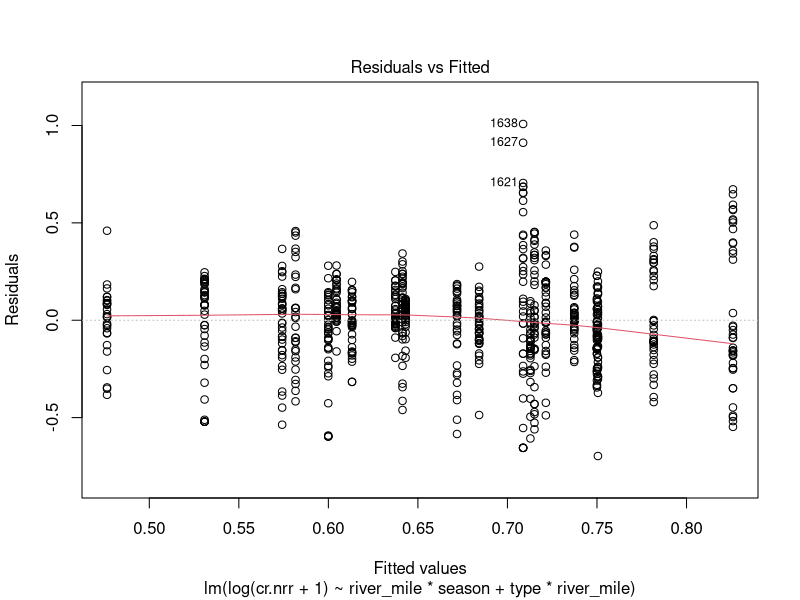
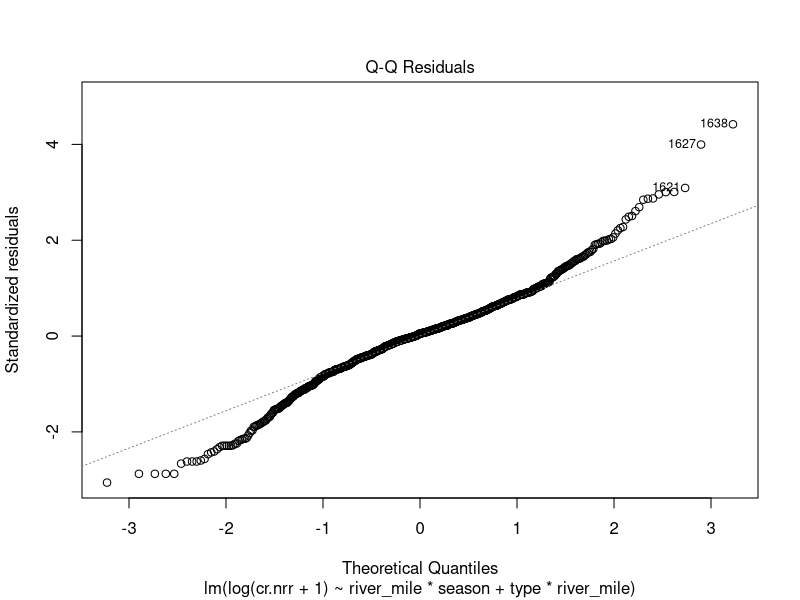
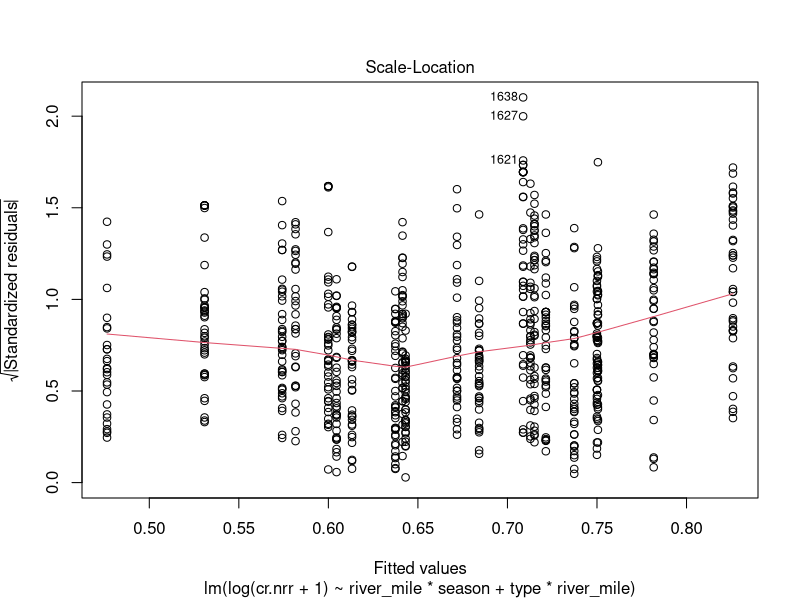
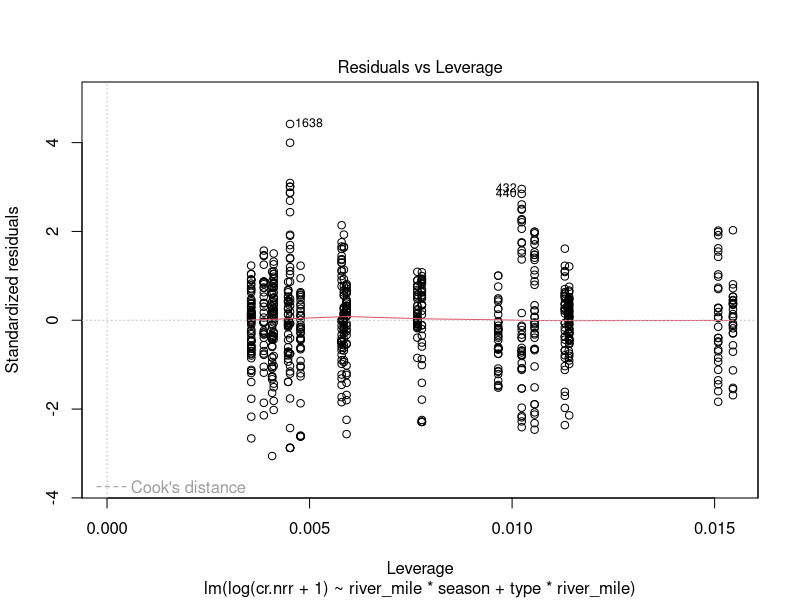
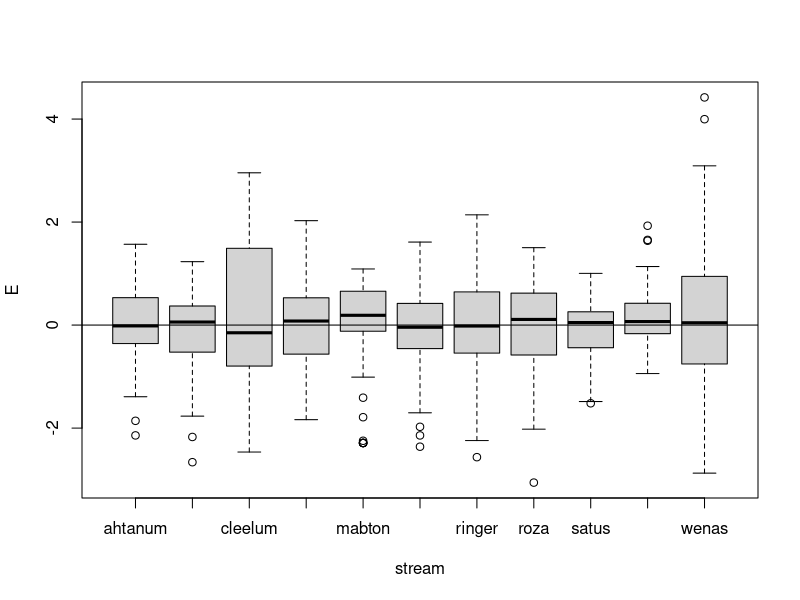
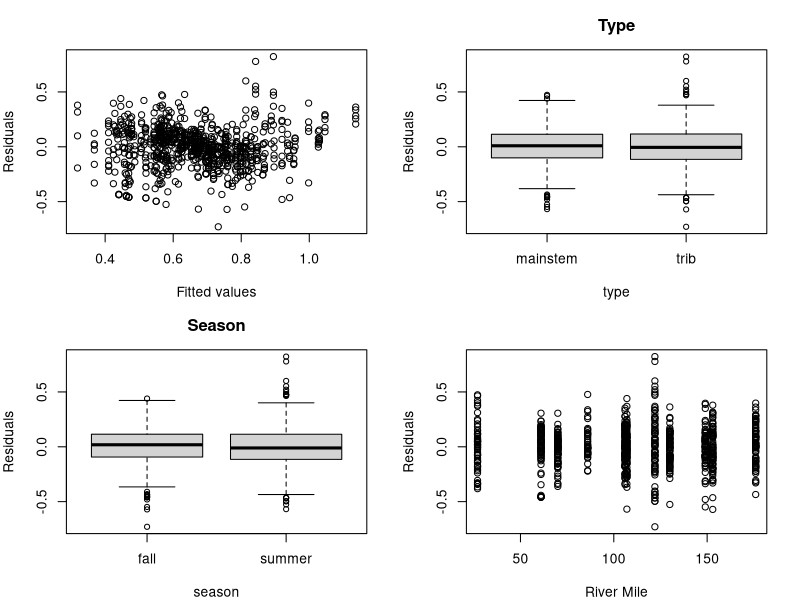
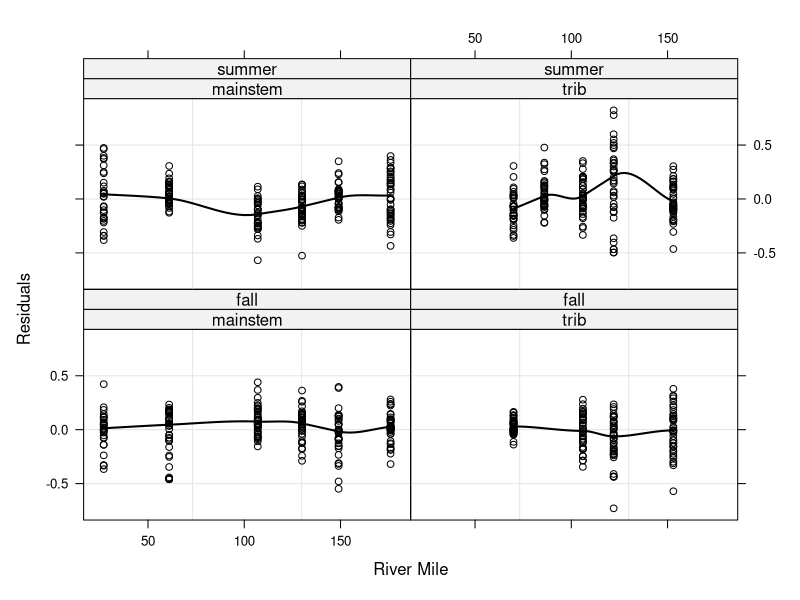
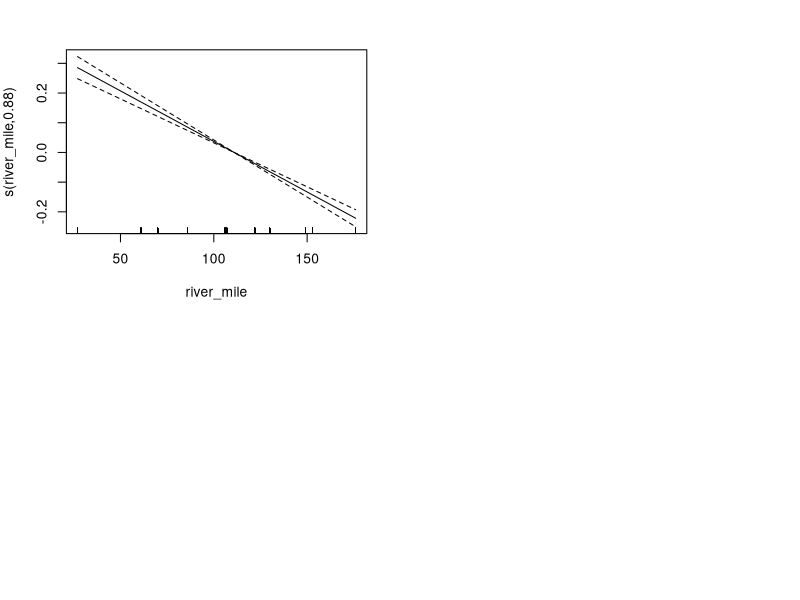

Here is the R script that generated these plots, in order: (Note: this script raises an error after producing the figures.)
#packages
library(nlme)
library(plyr)
library(dplyr)
library(ggplot2)
library(tidyr)
library(lmtest)
library(lattice)

#data (created in "all sites" by combining NDS files and water chem file)
nds_chem<-read.csv("NDS_chem_all.csv")
nds_chem$river_mile<-ifelse(nds_chem$stream=="ahtanum", 106, nds_chem$river_mile)

nds_s<-subset(nds_chem, top=="sponge")
nds_s <- subset(nds_s, !(is.na(nds_s$cr.nrr)))

#NRR model, based on plots
#start with fixed effects and then test if adding random effects improves the model
#M1 is all the variables and interactions (except nutrient, which we want to model as a random effect)
M1<-lm(log(cr.nrr+1)~river_mile*season + type*river_mile, nds_s) #needed to log nrr to account for heteroscedasticity in residuals
plot(M1)
E<-rstandard(M1)
boxplot(E~stream, data=nds_s)
abline(0,0)
#none of the boxplots are completely above or below the 0 line, so don't need to include stream as random variable.

#now, use gls so can compare with lme
M1<-gls(log(cr.nrr+1)~river_mile*season + type*river_mile, nds_s)
M1a<-lme(log(cr.nrr+1)~river_mile*season + type*river_mile,random = ~1+river_mile|nutrient, 
         method="REML", nds_s)

anova(M1, M1a)
#       Model df   AIC        BIC    logLik   Test  L.Ratio p-value
#M1      1  7  -19.91584   12.79725  16.95792                        
#M1a     2 10 -280.61663 -233.88365 150.30832 1 vs 2 266.7008  <.0001

#SO much better with random effects. Now: check the random structure. try a random intercept - meaning the slope
#is consistent among nutrient treatments but the slope is not 
#(so changes with river mile in same way, but overall response is higher or lower)

M1b<-lme(log(cr.nrr+1)~river_mile*season + type*river_mile,random = ~1|nutrient, 
         method="REML", nds_s)
anova(M1a, M1b)
#   Model df       AIC       BIC   logLik   Test  L.Ratio p-value
#M1a     1 10 -280.6166 -233.8836 150.3083                        
#M1b     2  8 -206.2294 -168.8430 111.1147 1 vs 2 78.38723  <.0001

#random slope and intercept is best

#now optimize the fixed part
summary(M1a)
#                           Value  Std.Error  DF   t-value p-value
#(Intercept)              0.4326074 0.03912778 784 11.056273  0.0000
#river_mile               0.0016092 0.00062091 784  2.591679  0.0097
#seasonsummer             0.1054820 0.03818589 784  2.762328  0.0059
#typetrib                 0.2675061 0.04479698 784  5.971522  0.0000
#river_mile:seasonsummer  0.0000384 0.00032168 784  0.119479  0.9049
#river_mile:typetrib     -0.0024235 0.00038684 784 -6.264750  0.0000

#consider dropping river mile*season interaction. to test, compare logLikelihood ratio
M1a<-lme(log(cr.nrr+1)~river_mile*season + type*river_mile,random = ~1+river_mile|nutrient, 
         method="REML", nds_s)
M2a<-lme(log(cr.nrr+1)~river_mile+season + type*river_mile,random = ~1+river_mile|nutrient, 
         method="REML", nds_s)

lrtest(M1a, M2a) #to compare the two models
#Model 1: log(cr.nrr + 1) ~ river_mile * season + type * river_mile
#Model 2: log(cr.nrr + 1) ~ river_mile + season + type * river_mile
#   Df LogLik Df  Chisq Pr(>Chisq)    
#1  10 150.31                         
#2   9 157.43 -1 14.232  0.0001616 ***
#conclude that river_mile*season interaction not significant b/c model is better without it

#next, drop interaction b/n river mile and stream typ.
M3a<-lme(log(cr.nrr+1)~river_mile +season + type,random = ~1+river_mile|nutrient, 
         method="REML", nds_s)
lrtest(M2a, M3a)
#Model 1: log(cr.nrr + 1) ~ river_mile + season + type * river_mile
#Model 2: log(cr.nrr + 1) ~ river_mile + season + type
#Df LogLik Df  Chisq Pr(>Chisq)    
#1   9 157.43                         
#2   8 145.18 -1 24.499  7.433e-07 ***
#conclude that river_mile*type interaction significant. Best model still M2a

#next, drop season
M4a<-lme(log(cr.nrr+1)~river_mile +type*river_mile,random = ~1+river_mile|nutrient, 
         method="REML", nds_s)
lrtest(M2a, M4a)
#Model 1: log(cr.nrr + 1) ~ river_mile + season + type * river_mile
#Model 2: log(cr.nrr + 1) ~ river_mile + type * river_mile
#Df LogLik Df  Chisq Pr(>Chisq)    
#1   9 157.43                         
#2   8 128.87 -1 57.104  4.133e-14 ***

#conclude that M2a still best
#now eliminate type
M5a<-lme(log(cr.nrr+1)~river_mile ,random = ~1+river_mile|nutrient, 
         method="REML", nds_s)
lrtest(M2a, M5a)
#Model 1: log(cr.nrr + 1) ~ river_mile + season + type * river_mile
#Model 2: log(cr.nrr + 1) ~ river_mile
#Df LogLik Df Chisq Pr(>Chisq)    
#1   9 157.43                        
#2   6 118.75 -3 77.35  < 2.2e-16 ***

#CONCLUSION: best model: log(cr.nrr+1)~river_mile+season + type*river_mile,random = ~1+river_mile|nutrient)
#IOW: NRR for CR is predicted by river mile, season, and stream type, with a different relationship
#with river mile, depending on stream type. The slope and intercept vary for each nutrient treatment.

summary(M2a)
#Random effects:
#  Formula: ~1 + river_mile | nutrient
#Structure: General positive-definite, Log-Cholesky parametrization
#             StdDev      Corr  
#(Intercept) 0.072670706 (Intr)
#river_mile  0.001613624 -0.894
#Residual    0.189145517       

#Fixed effects: log(cr.nrr + 1) ~ river_mile + season + type * river_mile 
#                       Value  Std.Error  DF   t-value p-value
#(Intercept)          0.4304319 0.03463478 785 12.427738  0.0000
#river_mile           0.0016288 0.00059886 785  2.719851  0.0067
#seasonsummer         0.1097521 0.01345564 785  8.156583  0.0000
#typetrib             0.2673480 0.04474965 785  5.974304  0.0000
#river_mile:typetrib -0.0024225 0.00038652 785 -6.267546  0.0000

#Correlation: 
#                     (Intr) rvr_ml ssnsmm typtrb
#river_mile          -0.810                     
#seasonsummer        -0.193 -0.001              
#typetrib            -0.307  0.138 -0.065       
#river_mile:typetrib  0.267 -0.143  0.053 -0.953

#Standardized Within-Group Residuals:
#  Min          Q1         Med          Q3         Max 
#-3.85610090 -0.54560536  0.01397457  0.60660720  4.34598363 

#Number of Observations: 797
#Number of Groups: 8 

E<-resid(M2a)
F2<-fitted(M2a)
op<-par(mfrow=c(2,2), mar=c(4,4,3,2))
plot(x=F2, y=E, xlab="Fitted values", ylab="Residuals")
boxplot(E~type, data=nds_s, main="Type", ylab="Residuals")
boxplot(E~season, data=nds_s, main="Season", ylab="Residuals")
plot(x=nds_s$river_mile, y=E, xlab="River Mile", ylab="Residuals")
#no obvious pattern in residuals, but next need to also try a LOESS smoother

xyplot(E~river_mile|type*season, data=nds_s, ylab="Residuals", xlab="River Mile", 
       panel=function(x,y){panel.grid(h=-1, v=2)
         panel.points(x,y,col=1)
         panel.loess(x,y,span=0.5, col=1, lwd=2)})
#not linear! need to use additive mixed model!

library(mgcv)
M2b<-gam(log(cr.nrr+1)~s(river_mile)+(season) + (type*river_mile),
          random = list(~1|nutrient,1+river_mile), data=nds_s)
summary(M2b)
#Family: gaussian 
#Link function: identity 

#Formula:
 # log(cr.nrr + 1) ~ s(river_mile) + (season) + (type * river_mile)

#Parametric coefficients:
#                     Estimate Std. Error t value Pr(>|t|)    
#(Intercept)          0.0535863  0.0034812  15.393  < 2e-16 ***
#  seasonsummer         0.1084128  0.0162421   6.675 4.65e-11 ***
#  typetrib             0.2679225  0.0540027   4.961 8.57e-07 ***
#  river_mile           0.0050247  0.0001102  45.582  < 2e-16 ***
#  typetrib:river_mile -0.0024313  0.0004664  -5.213 2.37e-07 ***
  ---
#Approximate significance of smooth terms:
#               edf Ref.df     F p-value    
#s(river_mile) 0.8758 0.8758 270.1  <2e-16 ***
  ---
# Rank: 13/14
#R-sq.(adj) =  0.112   Deviance explained = 11.7%
#GCV = 0.052487  Scale est. = 0.052158  n = 797

#edf = degrees of freedom for smoother. It's ~1, which suggests linear is ok
  plot(M2b)
#plot is linear
#note: Zuur et al. recommend using gamm (not gam), but I couldn't get it to work (error said "object river_mile not found")
#but I seem to be getting the expected type of output, so *shrug*?


